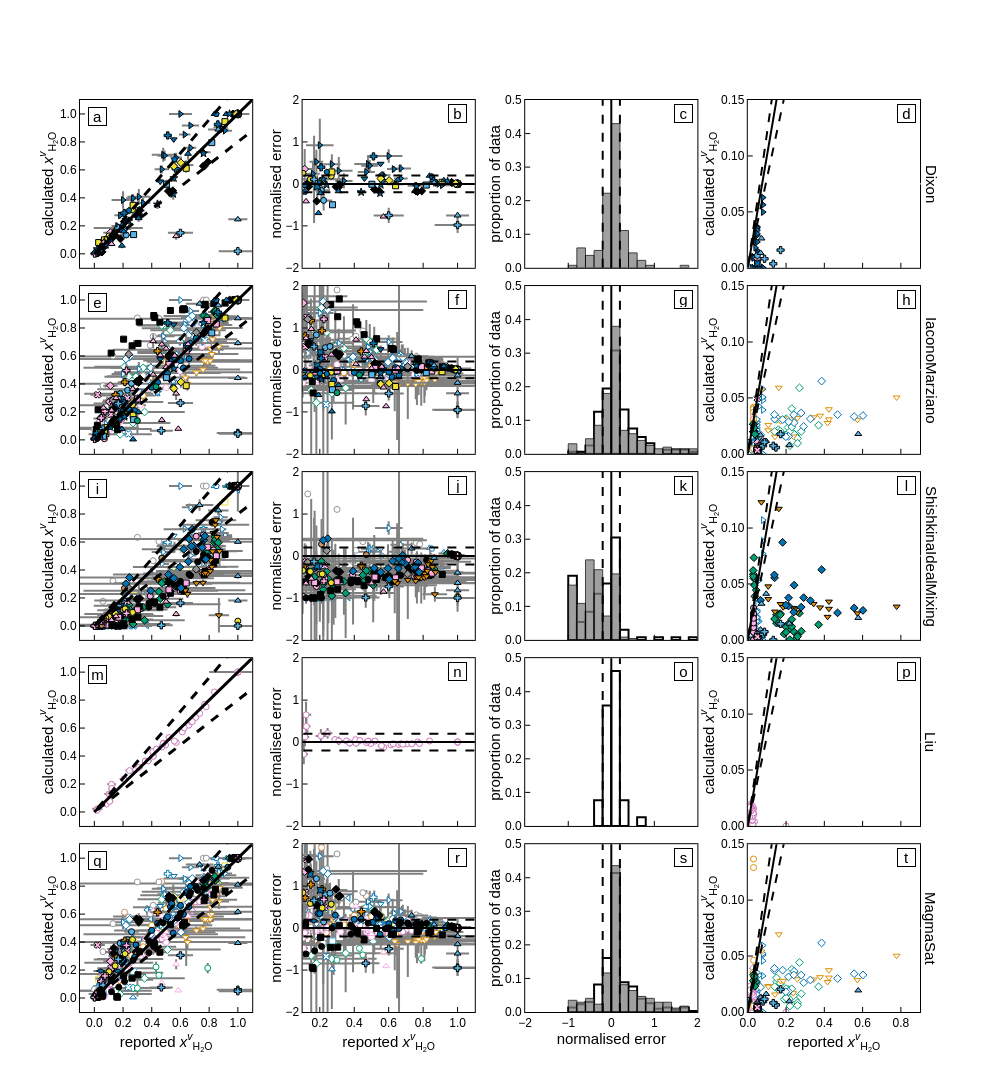

Notebook cell for this chart:
### Markdown cell above
### Calculated xvH2O

### Code cell
max_row = 5
max_col = 4

fig = make_subplots(rows=max_row, cols=max_col,
                   shared_yaxes = False, shared_xaxes = True,
                   vertical_spacing=0.02, horizontal_spacing=0.06)

r=0
for model in ['Dixon','IaconoMarziano','ShishkinaIdealMixing','Liu','MagmaSat',]:
    dataset = eval(model)
    r = r+1
    #xH2O
    c = 1
    data = dataset[dataset['calib_'+model]=='Y']
    fig.add_trace(go.Scatter(mode = "markers", x=data['XH2Of'], y=data['xgH2O model'], showlegend=False,
                            error_x=dict(type='data', array=data['XH2Of sd'],visible=True,width=0,color='grey'),
                            error_y=dict(type='data', array=data["xgH2O sd model"],visible=True,width=0,color='grey'),
                            marker=dict(symbol=data["Symbol"], color='white', line_color=data['Colour'], size=6., line_width=1)), row = r, col = c)
    data = dataset[dataset['calib_'+model]=='N']
    fig.add_trace(go.Scatter(mode = "markers", x=data['XH2Of'], y=data['xgH2O model'], showlegend=False,
                            error_x=dict(type='data', array=data['XH2Of sd'],visible=True,width=0,color='grey'),
                            error_y=dict(type='data', array=data["xgH2O sd model"],visible=True,width=0,color='grey'),
                            marker=dict(symbol=data["Symbol"], color=data['Colour'], line_color="black", size=6., line_width=1)), row = r, col = c)
    fig.add_trace(go.Scatter(mode="lines", x=[0,10000], y = [0,10000], 
                            showlegend=False,line_color = 'black',line_width=3.), row = r, col = c)
    fig.add_trace(go.Scatter(mode="lines", x=[10000,0,10000], y = [8000,0,12000], 
                            showlegend=False,line_color = 'black',line_width=3.,line_dash='dash'), row = r, col = c)
    fig.update_yaxes(range = [-0.1,1.1], dtick = 0.2, tickformat='.1f', title = 'calculated <i>x<sup>v</sup></i><sub>H<sub>2</sub>O<sub>', row = r, col = c)
    fig.update_xaxes(range = [-0.1,1.1], dtick = 0.2, tickformat='.1f', row = r, col = c)
    fig.update_xaxes(title = 'reported <i>x<sup>v</sup></i><sub>H<sub>2</sub>O<sub>', row = 5, col = c)
    fig.add_annotation(x=500, y=1800,text="a",showarrow=False, bordercolor = "black", bgcolor="white",
                    width=15, height=15,font=dict(color="black",size=15),textangle=0,  row = r, col = c)

    # difference
    c = 2
    data = dataset[dataset['calib_'+model]=='Y']
    fig.add_trace(go.Scatter(mode = "markers", x=data['XH2Of'], y=((data['xgH2O model']-data['XH2Of'])/data['XH2Of']), showlegend=False,
                            error_x=dict(type='data', array=data['XH2Of sd'],visible=True,width=0,color='grey'),
                            error_y=dict(type='data', array=((((((data["XH2Of sd"]**2.+data["xgH2O sd model"]**2.)**0.5)/(data['xgH2O model']-data['XH2Of']))**2.+(data["XH2Of sd"]/data['XH2Of'])**2.)**0.5)*((data['xgH2O model']-data['XH2Of'])/data['XH2Of'])),visible=True,width=0,color='grey'),
                            marker=dict(symbol=data["Symbol"], color='white', line_color=data['Colour'], size=6., line_width=1)), row = r, col = c)
    data = dataset[dataset['calib_'+model]=='N']
    fig.add_trace(go.Scatter(mode = "markers", x=data['XH2Of'], y=((data['xgH2O model']-data['XH2Of'])/data['XH2Of']), showlegend=False,
                            error_x=dict(type='data', array=data['XH2Of sd'],visible=True,width=0,color='grey'),
                            error_y=dict(type='data', array=((((((data["XH2Of sd"]**2.+data["xgH2O sd model"]**2.)**0.5)/(data['xgH2O model']-data['XH2Of']))**2.+(data["XH2Of sd"]/data['XH2Of'])**2.)**0.5)*((data['xgH2O model']-data['XH2Of'])/data['XH2Of'])),visible=True,width=0,color='grey'),
                            marker=dict(symbol=data["Symbol"], color=data['Colour'], line_color="black", size=6., line_width=1)), row = r, col = c)
    fig.add_trace(go.Scatter(mode="lines", x=[0,10000], y = [0,0], 
                            showlegend=False,line_color = 'black',line_width=2.), row = r, col = c)
    fig.add_trace(go.Scatter(mode="lines", x=[0,10000], y = [0.2,0.2], 
                            showlegend=False,line_color = 'black',line_width=2.,line_dash='dash'), row = r, col = c)
    fig.add_trace(go.Scatter(mode="lines", x=[0,10000], y = [-0.2,-0.2], 
                            showlegend=False,line_color = 'black',line_width=2.,line_dash='dash'), row = r, col = c)
    fig.update_yaxes(range = [-2,2], dtick = 1, title = 'normalised error',  row = r, col = c)
    fig.update_xaxes(range = [0.1,1.1], dtick = 0.2, tickformat='.1f', row = r, col = c)
    fig.update_xaxes(title = 'reported <i>x<sup>v</sup></i><sub>H<sub>2</sub>O<sub>', row = 5, col = c)

    #histogram
    c=3
    fig.add_trace(go.Scatter(mode="lines", x=[0,0], y = [0,1], 
                            showlegend=False,line_color = 'black',line_width=2.), row = r, col = c)
    fig.add_trace(go.Scatter(mode="lines", x=[0.2,0.2], y = [0,1], 
                            showlegend=False,line_color = 'black',line_width=2.,line_dash='dash'), row = r, col = c)
    fig.add_trace(go.Scatter(mode="lines", x=[-0.2,-0.2], y = [0,1], 
                            showlegend=False,line_color = 'black',line_width=2.,line_dash='dash'), row = r, col = c)
    data = dataset[dataset['calib_'+model]=='N']
    hist = (data['xgH2O model']-data['XH2Of'])/data['XH2Of']
    trace2 = go.Histogram(x=hist, histnorm = 'probability', xbins=dict(start=-2, end=2, size=0.2), marker_color='grey', marker_opacity = 0.75, marker_line_color='black', marker_line_width=1.)
    data = dataset[dataset['calib_'+model]=='Y']
    hist = (data['xgH2O model']-data['XH2Of'])/data['XH2Of']
    trace1 = go.Histogram(x=hist, histnorm = 'probability', xbins=dict(start=-2, end=2, size=0.2), marker_color='white', marker_line_color='black', marker_line_width=2.)
    fig.add_trace(trace1, r,c)
    fig.add_trace(trace2, r,c)
    fig.update_layout(barmode='overlay')
    fig.update_xaxes(range=(-2,2), row=r, col=c)
    fig.update_xaxes(title = 'normalised error', row=5, col=c)
    fig.update_yaxes(range=(0,0.5), title='proportion of data', tickformat='.1f', row=r, col=c)

    # uncertainty
    c = 4
    data = dataset[dataset['calib_'+model]=='Y']
    fig.add_trace(go.Scatter(mode = "markers", x=data['XH2Of sd'], y=data['xgH2O sd model'], showlegend=False,
                                marker=dict(symbol=data["Symbol"], color='white', line_color=data['Colour'], size=6., line_width=1)), row = r, col = c)
    data = dataset[dataset['calib_'+model]=='N']
    fig.add_trace(go.Scatter(mode = "markers", x=data['XH2Of sd'], y=data['xgH2O sd model'], showlegend=False,
                                marker=dict(symbol=data["Symbol"], color=data['Colour'], line_color="black", size=6., line_width=1)), row = r, col = c)
    fig.add_trace(go.Scatter(mode="lines", x=[0,2], y = [0,2], 
                                showlegend=False,line_color = 'black',line_width=2.), row = r, col = c)
    fig.add_trace(go.Scatter(mode="lines", x=[2,0,2], y = [2.4,0,1.6], 
                                showlegend=False,line_color = 'black',line_width=2.,line_dash='dash'), row = r, col = c)
    fig.update_yaxes(range = [0,0.15], dtick = 0.05, tickformat='.2f', title = 'calculated <i>x<sup>v</sup></i><sub>H<sub>2</sub>O<sub>', row = r, col = c)
    fig.update_xaxes(range = [0,0.9], dtick = 0.2, tickformat='.1f', row = r, col = c)
    fig.update_xaxes(title = 'reported <i>x<sup>v</sup></i><sub>H<sub>2</sub>O<sub>', row = 5, col = c)

    fig.add_annotation(x=0.9, y=0.075, ax=11, ay=0,text=model,showarrow=True, arrowcolor='white',
                   font=dict(color="black",size=15),textangle=90,  row = r, col = 4)

r=0    
for x in ['a','e','i','m','q']:
    r=r+1
    fig.add_annotation(x=0.02, y=0.98,text=x,showarrow=False, bordercolor = "black", bgcolor="white",
                    width=15, height=15,font=dict(color="black",size=15),textangle=0,  row = r, col = 1)
r=0    
for x in ['b','f','j','n','r']:
    r=r+1
    fig.add_annotation(x=1., y=(4*0.92)-2,text=x,showarrow=False, bordercolor = "black", bgcolor="white",
                    width=15, height=15,font=dict(color="black",size=15),textangle=0,  row = r, col = 2)
r=0    
for x in ['c','g','k','o','s']:
    r=r+1
    fig.add_annotation(x=(4*0.92)-2, y=0.5*0.92,text=x,showarrow=False, bordercolor = "black", bgcolor="white",
                    width=15, height=15,font=dict(color="black",size=15),textangle=0,  row = r, col = 3)
r=0   
for x in ['d','h','l','p','t']:
    r=r+1
    fig.add_annotation(x=0.83, y=0.15*0.92,text=x,showarrow=False, bordercolor = "black", bgcolor="white",
                    width=15, height=15,font=dict(color="black",size=15),textangle=0,  row = r, col = 4)
    
fig.update_layout(height=1200, width=1000, plot_bgcolor='rgb(255,255,255)' , showlegend = False)

fig.update_xaxes(showline=True, linewidth=1, linecolor='black', mirror=True, 
                 ticks="inside", ticklen=5, title_standoff = 0, tickcolor="black",
                 title_font=dict(size=15, family='Helvetica', color='black'), 
                 tickfont=dict(family='Helvetica', color='black', size=12))
fig.update_yaxes(showline=True, linewidth=1, linecolor='black', mirror=True, 
                 ticks="inside", ticklen=5, title_standoff = 0, tickcolor="black",
                title_font=dict(size=15, family='Helvetica', color='black'), 
                 tickfont=dict(family='Helvetica', color='black', size=12))

fig.update_layout(font_family="Helvetica",font_color="black")

fig.show()
